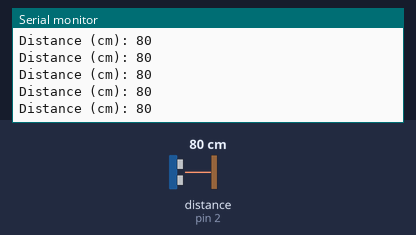
Simulated run of this sketch. Board: Arduino Uno, built with avr-gcc and run on an emulated ATmega328P. On the bench: the last lines printed to the serial monitor. Wiring (inferred from the names in the program): ultrasonic range finder: trigger pin 3; echo pin 2. The test bench sets the inputs (shaded band); at power-on: distance to the obstacle (sensor on pin 2) 80 cm. The echo pulse lasts 58.3 µs per cm.

Above: at 1.2 s.
1.3 s: distance to the obstacle (sensor on pin 2) set to 9 cm
At 1.34 s:
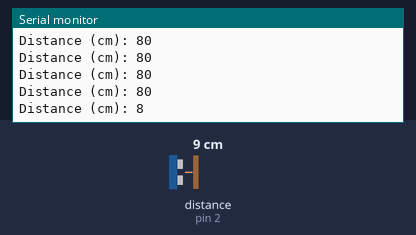
4.3 s: distance to the obstacle (sensor on pin 2) set to 2 cm
At 4.31 s:
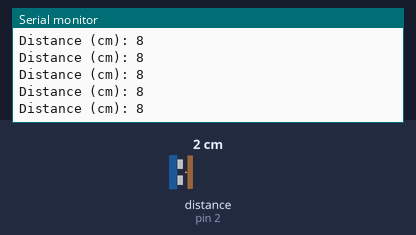
7.3 s: distance to the obstacle (sensor on pin 2) set to 299 cm
At 7.36 s:
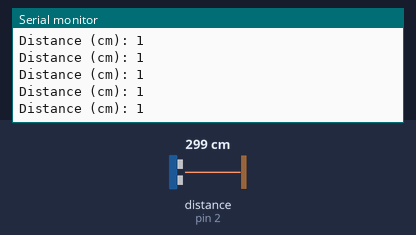
Timing chart, 0 to 10.3 s (numbered marks = the images above; inputs shaded):
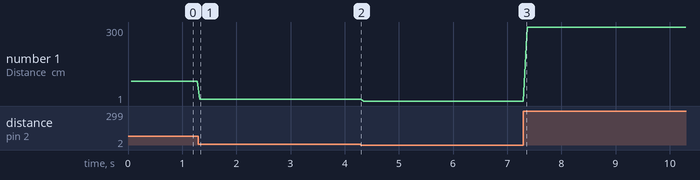

The sketch:

sonar.ino
```cpp
//I/O Pin Labeling
#define ECHO 2 //Ultrasonic ECHO pin connected to Arduino pin 2
#define TRIG 3 //Ultrasonic TRIG pin connected t Arduino pin 3

//Variable declaration
unsigned int distance = 0;  //Variable for storing the value of the potentiometer (distance)

//Subroutines and functions
unsigned int ultraMeas(unsigned int ECHOPIN, unsigned int TRIGPIN) {
  delay(50);  //Delay of 50 ms before the next ranging
  digitalWrite(TRIGPIN, HIGH); //Turn ON the TRIG for measuring the distance
  delayMicroseconds(10);  //Wait 10uSecs with the TRIG ON
  digitalWrite(TRIGPIN, LOW); //Turn OFF the TRIG
  return pulseIn(ECHOPIN, HIGH)/58.0; //Return the distance on centimeters
}


void setup() {
  //I/O Pin Definition
  pinMode(ECHO, INPUT); //ECHO Pin as input
  pinMode(TRIG, OUTPUT);  //TRIG Pin as output

  //Physical Output Cleaning
  digitalWrite(TRIG, LOW);

  //Communications
  Serial.begin(9600); //Begin Serial Communications with the computer by the Serial 0 port (TX0 RX0) at 9600 bauds
  }

void loop() {
  distance = ultraMeas(ECHO, TRIG);  //Measure distance
  Serial.print("Distance (cm): ");
  Serial.println(distance);
}
```

Measured:
- after the input at 1.3 s, the serial monitor: prints a new line at once (image 1)
- plotted number 1: 80 → 8 after the input at 1.3 s, 8 → 1 after the input at 4.3 s, 1 → 300 after the input at 7.3 s
